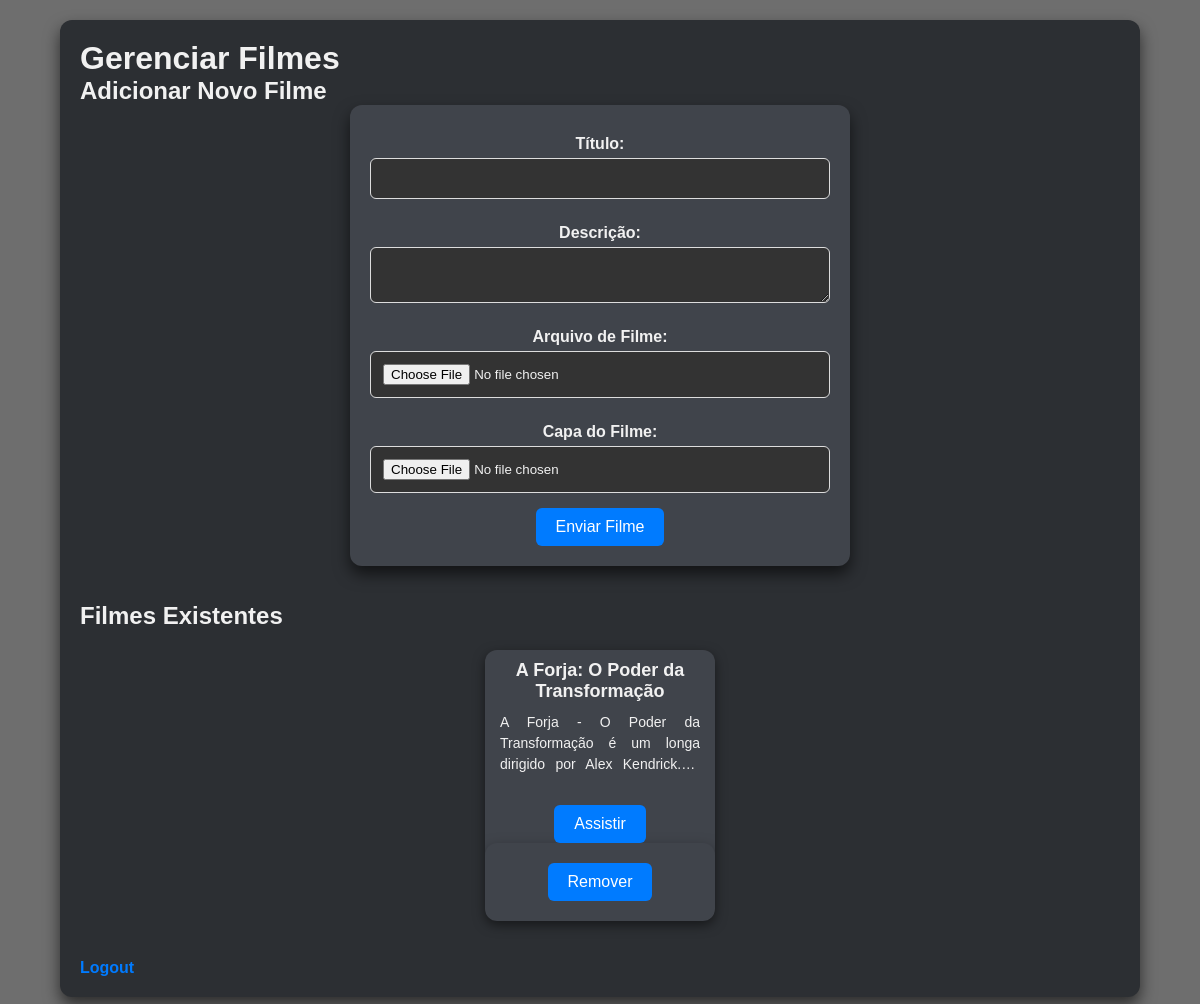
Before: /admin (signed in) with the older database file.
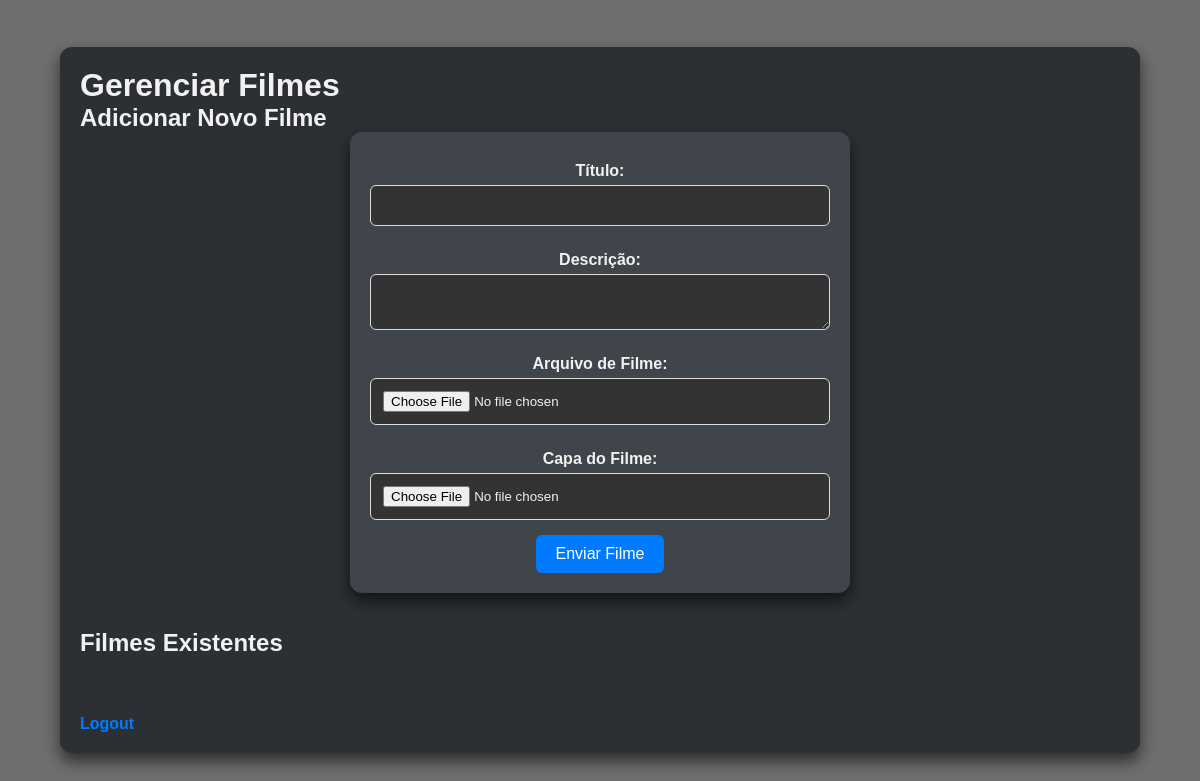
After: the same page with the newer database file.
### tables this page shows
CREATE TABLE filmes (
        id INTEGER PRIMARY KEY AUTOINCREMENT,
        titulo TEXT NOT NULL,
        descricao TEXT NOT NULL,
        arquivo TEXT NOT NULL
    , capa TEXT);

### app.py (the view)
@app.route('/admin')
def admin():
    if not session.get('logged_in'):
        return redirect(url_for('login'))
    conn = get_db_connection()
    filmes = conn.execute('SELECT * FROM filmes').fetchall()
    conn.close()
    return render_template('admin.html', filmes=filmes)

### app.py (called while the page is built)
def get_db_connection():
    conn = sqlite3.connect('filmes.db')
    conn.row_factory = sqlite3.Row
    return conn

### templates/admin.html (shortened to what this page needs)
<!DOCTYPE html>
<html lang="pt-BR">
<head>
    <link rel="stylesheet" href="{{ url_for('static', filename='css/style.css') }}">
</head>
<body>
    <div class="container">
        <h1>Gerenciar Filmes</h1>
        <h2>Adicionar Novo Filme</h2>
        <form action="{{ url_for('add_filme') }}" method="post" enctype="multipart/form-data">
            <label for="titulo">Título:</label>
            <input type="text" name="titulo" id="titulo" required>
            <label for="descricao">Descrição:</label>
            <textarea name="descricao" id="descricao" required></textarea>
            <label for="arquivo">Arquivo de Filme:</label>
            <input type="file" name="arquivo" id="arquivo" accept="video/mp4" required>
            <label for="capa">Capa do Filme:</label>
            <input type="file" name="capa" id="capa" accept="image/*" required>
            <button type="submit">Enviar Filme</button>
        </form><br><br>
        <h2>Filmes Existentes</h2>
        <div class="galeria">
            {% for filme in filmes %}
                <div class="filme-card">
                    <h2>{{ filme['titulo'] }}</h2>
                    <p>{{ filme['descricao'] }}</p>
                    <a class="login-button" href="{{ url_for('filme', filme_id=filme['id']) }}">Assistir</a>
                    <form class="remove" action="{{ url_for('remove_filme', filme_id=filme['id']) }}" method="POST">
                        <button type="submit">Remover</button>
                    </form>
                </div>
            {% endfor %}
        </div>
        <br>
        <a href="{{ url_for('logout') }}" class="back-link">Logout</a>
    </div>
</body>
</html>

### static/css/style.css (style rules this page uses)
* { box-sizing: border-box; margin: 0; padding: 0; font-family: 'Arial', sans-serif; }
body { background-color: #6e6e6e; color: #f1f1f1; display: flex; justify-content: center; align-items: center; min-height: 100vh; flex-direction: column; }
h1, h2 { color: #f1f1f1; }
.container { width: 90%; max-width: 1200px; margin: 20px auto; padding: 20px; background-color: #2c2f33; box-shadow: 0 8px 16px rgba(0, 0, 0, 0.6); border-radius: 12px; transition: all 0.3s ease; }
.galeria { display: flex; flex-wrap: wrap; gap: 20px; justify-content: center; padding-top: 20px; }
form { display: flex; flex-direction: column; align-items: center; width: 100%; max-width: 500px; margin: 0 auto; background-color: #40444b; padding: 20px; border-radius: 12px; box-shadow: 0 8px 16px rgba(0, 0, 0, 0.6); }
form label { font-weight: bold; margin-top: 10px; color: #f1f1f1; }
form input, form textarea { width: 100%; padding: 12px; margin-top: 5px; margin-bottom: 15px; border: 1px solid #ddd; border-radius: 6px; background-color: #333; color: #f1f1f1; }
button { background-color: #007BFF; color: white; border: none; padding: 10px 20px; cursor: pointer; font-size: 16px; border-radius: 6px; transition: all 0.3s ease; }
.back-link { display: inline-block; margin-top: 20px; color: #007BFF; text-decoration: none; font-weight: bold; }

Changed rows visible on the page:
removed filmes: titulo "A Forja: O Poder da Transformação", descricao "A Forja - O Poder da Transformação é um longa dirigido por Alex Kendrick.…"
